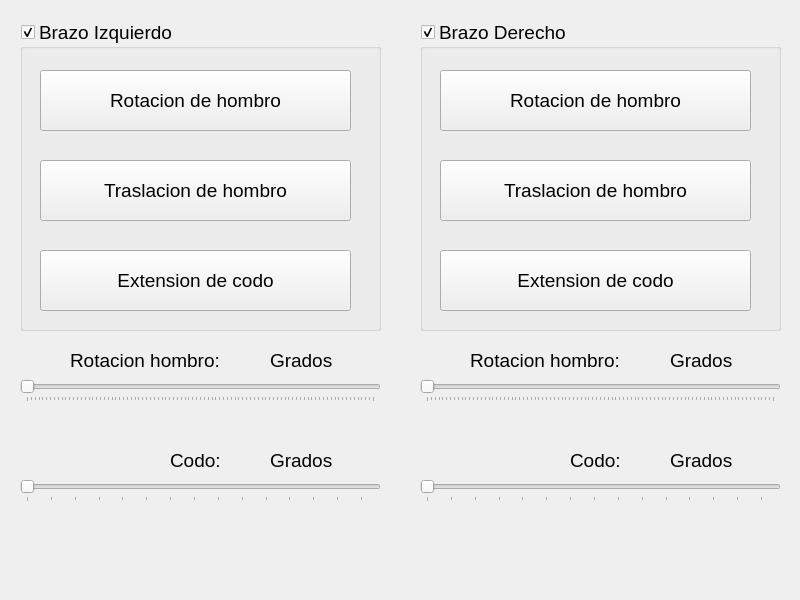
<?xml version="1.0" encoding="UTF-8"?>
<ui version="4.0">
 <class>MainWindow</class>
 <widget class="QMainWindow" name="MainWindow">
  <property name="geometry">
   <rect>
    <x>0</x>
    <y>0</y>
    <width>800</width>
    <height>600</height>
   </rect>
  </property>
  <property name="windowTitle">
   <string>MainWindow</string>
  </property>
  <widget class="QWidget" name="centralwidget">
   <widget class="QGroupBox" name="groupBoxIz">
    <property name="geometry">
     <rect>
      <x>20</x>
      <y>20</y>
      <width>361</width>
      <height>311</height>
     </rect>
    </property>
    <property name="font">
     <font>
      <pointsize>14</pointsize>
     </font>
    </property>
    <property name="title">
     <string>Brazo Izquierdo</string>
    </property>
    <property name="checkable">
     <bool>true</bool>
    </property>
    <widget class="QPushButton" name="rotacionIzBoton">
     <property name="geometry">
      <rect>
       <x>20</x>
       <y>50</y>
       <width>311</width>
       <height>61</height>
      </rect>
     </property>
     <property name="font">
      <font>
       <pointsize>14</pointsize>
      </font>
     </property>
     <property name="text">
      <string>Rotacion de hombro</string>
     </property>
    </widget>
    <widget class="QPushButton" name="TrasIzBoton">
     <property name="geometry">
      <rect>
       <x>20</x>
       <y>140</y>
       <width>311</width>
       <height>61</height>
      </rect>
     </property>
     <property name="font">
      <font>
       <pointsize>14</pointsize>
      </font>
     </property>
     <property name="text">
      <string>Traslacion de hombro</string>
     </property>
    </widget>
    <widget class="QPushButton" name="codoIzBoton">
     <property name="geometry">
      <rect>
       <x>20</x>
       <y>230</y>
       <width>311</width>
       <height>61</height>
      </rect>
     </property>
     <property name="font">
      <font>
       <pointsize>14</pointsize>
      </font>
     </property>
     <property name="text">
      <string>Extension de codo</string>
     </property>
    </widget>
   </widget>
   <widget class="QGroupBox" name="groupBoxDer">
    <property name="geometry">
     <rect>
      <x>420</x>
      <y>20</y>
      <width>361</width>
      <height>311</height>
     </rect>
    </property>
    <property name="font">
     <font>
      <pointsize>14</pointsize>
     </font>
    </property>
    <property name="title">
     <string>Brazo Derecho</string>
    </property>
    <property name="checkable">
     <bool>true</bool>
    </property>
    <widget class="QPushButton" name="rotacionDerBoton">
     <property name="geometry">
      <rect>
       <x>20</x>
       <y>50</y>
       <width>311</width>
       <height>61</height>
      </rect>
     </property>
     <property name="font">
      <font>
       <pointsize>14</pointsize>
      </font>
     </property>
     <property name="text">
      <string>Rotacion de hombro</string>
     </property>
    </widget>
    <widget class="QPushButton" name="TrasDerBoton">
     <property name="geometry">
      <rect>
       <x>20</x>
       <y>140</y>
       <width>311</width>
       <height>61</height>
      </rect>
     </property>
     <property name="font">
      <font>
       <pointsize>14</pointsize>
      </font>
     </property>
     <property name="text">
      <string>Traslacion de hombro</string>
     </property>
    </widget>
    <widget class="QPushButton" name="codoDerBoton">
     <property name="geometry">
      <rect>
       <x>20</x>
       <y>230</y>
       <width>311</width>
       <height>61</height>
      </rect>
     </property>
     <property name="font">
      <font>
       <pointsize>14</pointsize>
      </font>
     </property>
     <property name="text">
      <string>Extension de codo</string>
     </property>
    </widget>
   </widget>
   <widget class="QSlider" name="sliderHombroIz">
    <property name="geometry">
     <rect>
      <x>20</x>
      <y>380</y>
      <width>361</width>
      <height>22</height>
     </rect>
    </property>
    <property name="maximum">
     <number>90</number>
    </property>
    <property name="orientation">
     <enum>Qt::Horizontal</enum>
    </property>
    <property name="tickPosition">
     <enum>QSlider::TicksBelow</enum>
    </property>
   </widget>
   <widget class="QSlider" name="sliderHombroDer">
    <property name="geometry">
     <rect>
      <x>420</x>
      <y>380</y>
      <width>361</width>
      <height>22</height>
     </rect>
    </property>
    <property name="maximum">
     <number>90</number>
    </property>
    <property name="orientation">
     <enum>Qt::Horizontal</enum>
    </property>
    <property name="tickPosition">
     <enum>QSlider::TicksBelow</enum>
    </property>
   </widget>
   <widget class="QSlider" name="sliderCodoIz">
    <property name="geometry">
     <rect>
      <x>20</x>
      <y>480</y>
      <width>361</width>
      <height>22</height>
     </rect>
    </property>
    <property name="minimum">
     <number>20</number>
    </property>
    <property name="maximum">
     <number>165</number>
    </property>
    <property name="orientation">
     <enum>Qt::Horizontal</enum>
    </property>
    <property name="tickPosition">
     <enum>QSlider::TicksBelow</enum>
    </property>
   </widget>
   <widget class="QSlider" name="sliderCodoDer">
    <property name="geometry">
     <rect>
      <x>420</x>
      <y>480</y>
      <width>361</width>
      <height>22</height>
     </rect>
    </property>
    <property name="minimum">
     <number>20</number>
    </property>
    <property name="maximum">
     <number>165</number>
    </property>
    <property name="orientation">
     <enum>Qt::Horizontal</enum>
    </property>
    <property name="tickPosition">
     <enum>QSlider::TicksBelow</enum>
    </property>
   </widget>
   <widget class="QLabel" name="labelHombroIz">
    <property name="geometry">
     <rect>
      <x>270</x>
      <y>350</y>
      <width>71</width>
      <height>21</height>
     </rect>
    </property>
    <property name="font">
     <font>
      <pointsize>14</pointsize>
     </font>
    </property>
    <property name="text">
     <string>Grados</string>
    </property>
   </widget>
   <widget class="QLabel" name="labelCodoDer">
    <property name="geometry">
     <rect>
      <x>670</x>
      <y>450</y>
      <width>71</width>
      <height>21</height>
     </rect>
    </property>
    <property name="font">
     <font>
      <pointsize>14</pointsize>
     </font>
    </property>
    <property name="text">
     <string>Grados</string>
    </property>
   </widget>
   <widget class="QLabel" name="labelHombroDer">
    <property name="geometry">
     <rect>
      <x>670</x>
      <y>350</y>
      <width>71</width>
      <height>21</height>
     </rect>
    </property>
    <property name="font">
     <font>
      <pointsize>14</pointsize>
     </font>
    </property>
    <property name="text">
     <string>Grados</string>
    </property>
   </widget>
   <widget class="QLabel" name="labelCodoIz">
    <property name="geometry">
     <rect>
      <x>270</x>
      <y>450</y>
      <width>71</width>
      <height>21</height>
     </rect>
    </property>
    <property name="font">
     <font>
      <pointsize>14</pointsize>
     </font>
    </property>
    <property name="text">
     <string>Grados</string>
    </property>
   </widget>
   <widget class="QLabel" name="labelCodoMovIz">
    <property name="geometry">
     <rect>
      <x>170</x>
      <y>450</y>
      <width>81</width>
      <height>21</height>
     </rect>
    </property>
    <property name="font">
     <font>
      <pointsize>14</pointsize>
     </font>
    </property>
    <property name="text">
     <string>Codo:</string>
    </property>
   </widget>
   <widget class="QLabel" name="labelCodoMovDer">
    <property name="geometry">
     <rect>
      <x>570</x>
      <y>450</y>
      <width>81</width>
      <height>21</height>
     </rect>
    </property>
    <property name="font">
     <font>
      <pointsize>14</pointsize>
     </font>
    </property>
    <property name="text">
     <string>Codo:</string>
    </property>
   </widget>
   <widget class="QLabel" name="labelHombroMovIz">
    <property name="geometry">
     <rect>
      <x>70</x>
      <y>350</y>
      <width>181</width>
      <height>21</height>
     </rect>
    </property>
    <property name="font">
     <font>
      <pointsize>14</pointsize>
     </font>
    </property>
    <property name="text">
     <string>Rotacion hombro:</string>
    </property>
   </widget>
   <widget class="QLabel" name="labelHombroMovDer">
    <property name="geometry">
     <rect>
      <x>470</x>
      <y>350</y>
      <width>181</width>
      <height>21</height>
     </rect>
    </property>
    <property name="font">
     <font>
      <pointsize>14</pointsize>
     </font>
    </property>
    <property name="text">
     <string>Rotacion hombro:</string>
    </property>
   </widget>
  </widget>
 </widget>
 <resources/>
 <connections/>
</ui>
